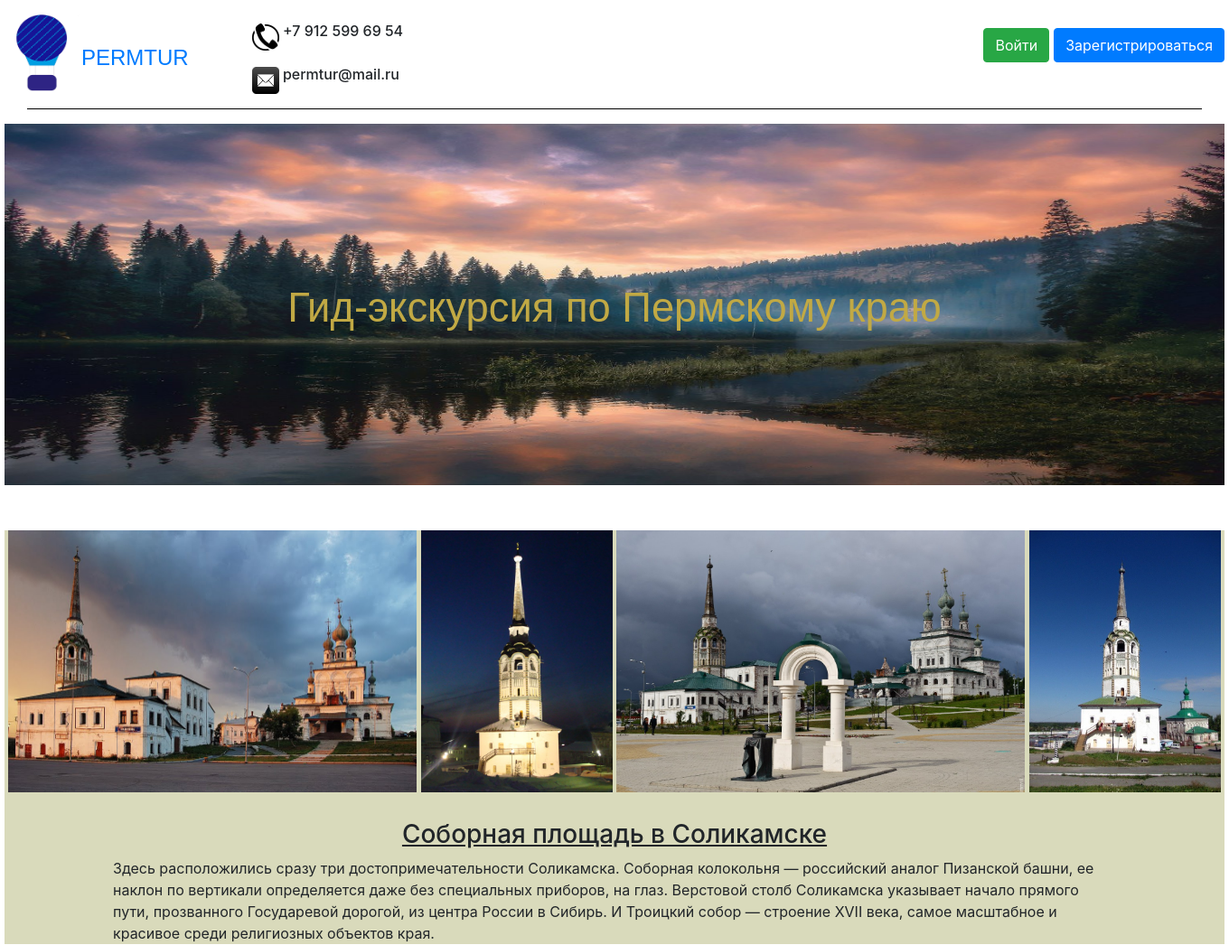
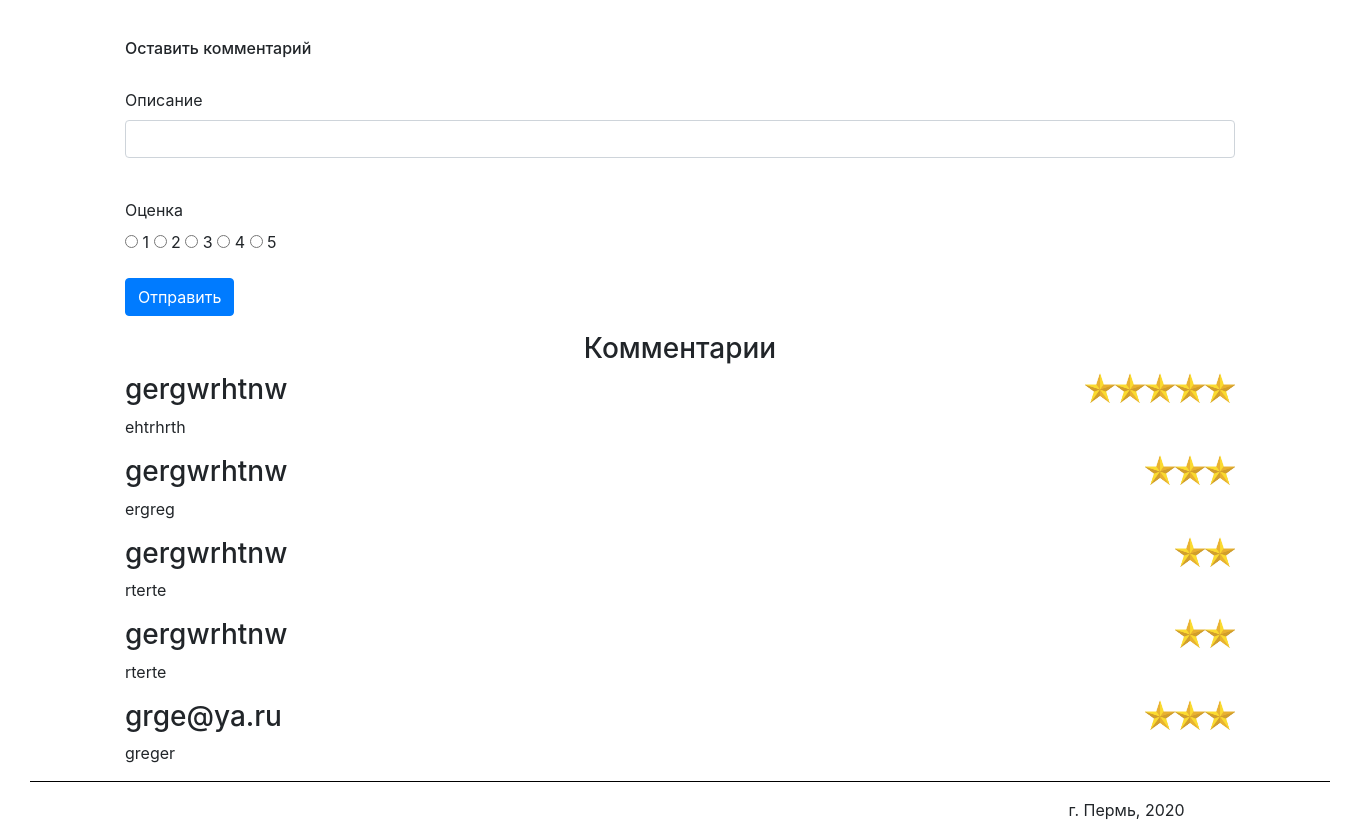
The page /Cathedral_square on the database its author committed (2 pictures, top to bottom).
### data/comments.py (models this page shows)
class Comment(SqlAlchemyBase, UserMixin):
    __tablename__ = 'comment'
    id = sqlalchemy.Column(sqlalchemy.Integer,
                           primary_key=True, autoincrement=True)
    description = sqlalchemy.Column(sqlalchemy.String)
    sight = sqlalchemy.Column(sqlalchemy.String)
    nickname = sqlalchemy.Column(sqlalchemy.String)
    email = sqlalchemy.Column(sqlalchemy.String)
    mark = sqlalchemy.Column(sqlalchemy.Integer)

### main.py (the view, shortened to what this page needs)
    @app.route('/Cathedral_square', methods=['GET', 'POST'])
    def Cathedral_square():
        form = CommentForm()
        return render_template('Cathedral_square.html', sight="Cathedral_square", title="Соборная площадь", Comment=Comment, session=session, form=form)

### data/comment_form.py
class CommentForm(FlaskForm):
    description = StringField('Описание')
    mark = RadioField('Оценка', choices=[('one_point', '1'), ('two_points', '2'),
                                         ('three_points', '3'), ('four_points', '4'),
                                         ('five_points', '5')], validators=[DataRequired()])
    submit = SubmitField('Отправить')

### templates/Cathedral_square.html
{% extends "header_footer.html" %}
{% block content %}
    <div style="text-align: center; margin-top: 50px;">
        <figure class="sight_caption_redirect">
            <img src="static/images/sights/Соборная площадь.jpg" class="sight1_1redirect">
            <img src="static/images/sights/Соборная площадь2.jpg" class="sight1_2_redirect">
            <img src="static/images/sights/Соборная площадь3.jpg" class="sight1_3_redirect">
            <img src="static/images/sights/Соборная площадь4.jpg" class="sight1_4_redirect">
                <h3 style="margin-top: 30px;"><u>Соборная площадь в Соликамске</u></h3>
                <main role="main" class="container">
                    <p style="text-align: left;">Здесь расположились сразу три достопримечательности Соликамска.
                    Соборная колокольня — российский аналог Пизанской башни, ее наклон
                    по вертикали определяется даже без специальных приборов, на глаз.
                    Верстовой столб Соликамска указывает начало прямого пути,
                    прозванного Государевой дорогой, из центра России в Сибирь. И
                    Троицкий собор — строение XVII века, самое масштабное и красивое
                    среди религиозных объектов края.</p>
                </main>
        </figure>
    </div>
    {% include "comment.html" %}
{% endblock %}

### templates/comment.html (shortened to what this page needs)
<div>
    <main role="main" class="container">
        <h6 style="margin-bottom: 30px; margin-top: 40px;">Оставить комментарий</h6>
        <form action="" method="post">
            <p>
                {{ form.description.label }}<br>
                {{ form.description(class="form-control", type="description") }}<br>
            </p>
            <p>
                 {{ form.mark.label }}<br>
                 {% for mark in form.mark %}
                     {{ mark }}
                     {{ mark.label }}
                 {% endfor %}
             </p>
            <p>{{ form.submit(type="submit", class="btn btn-primary") }}</p>
        </form>
        <h3 style="text-align: center;">Комментарии</h3>
        {% set comment = session.query(Comment) %}
        {% for i in range(session.query(Comment).count()) %}
            {% if comment[i].sight == sight %}
                <div>
                    <h3 style="float: left;">{{ comment[i].nickname }}</h3>
                    {% set points = {"one_point": 1, "two_points": 2, "three_points": 3,
                        "four_points":4, "five_points": 5} %}
                        {% for i in range(points[comment[i].mark]) %}
                            <img style="width: 30px; height: 30px; float: right;" src="static/images/star.jpg">
                        {% endfor %}
                    <p style="clear: both;">{{ comment[i].description }}</p>
                </div>
            {% endif %}
        {% endfor %}
    </main>
</div>

### static/css/style.css (style rules this page uses)
.sight1_1redirect { width: 452px; height: 290px; }
.sight1_2_redirect { width: 212px; height: 290px; }
.sight1_3_redirect { width: 452px; height: 290px; }
.sight1_4_redirect { width: 212px; height: 290px; }
.sight_caption_redirect { background: #d9dabb; display: block; margin: 0 0px 0px 0; text-align: center; }

### rows shown on the page
Comment: nickname "gergwrhtnw", mark "five_points" (drawn), description "ehtrhrth"
Comment: nickname "gergwrhtnw", mark "three_points" (drawn), description "ergreg"
Comment: nickname "gergwrhtnw", mark "two_points" (drawn), description "rterte"
Comment: nickname "gergwrhtnw", mark "two_points" (drawn), description "rterte"
Comment: nickname "grge@ya.ru", mark "three_points" (drawn), description "greger"

### other values the page prints
{{ mark.label }} "1" "2" "3" "4" "5"
